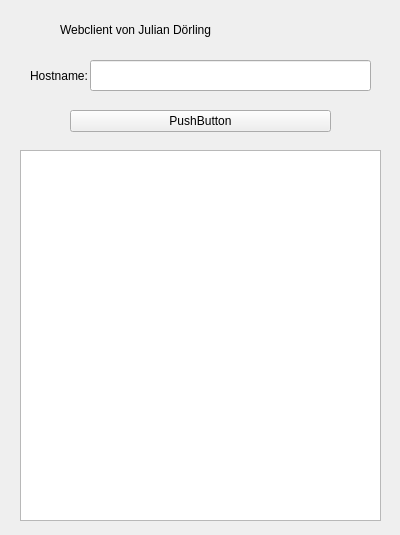
<?xml version="1.0" encoding="UTF-8"?>
<ui version="4.0">
 <class>Webclient</class>
 <widget class="QWidget" name="Webclient">
  <property name="geometry">
   <rect>
    <x>0</x>
    <y>0</y>
    <width>400</width>
    <height>535</height>
   </rect>
  </property>
  <property name="windowTitle">
   <string>Webclient</string>
  </property>
  <widget class="QTextBrowser" name="_textbox">
   <property name="geometry">
    <rect>
     <x>20</x>
     <y>150</y>
     <width>361</width>
     <height>371</height>
    </rect>
   </property>
  </widget>
  <widget class="QPushButton" name="_go">
   <property name="geometry">
    <rect>
     <x>70</x>
     <y>110</y>
     <width>261</width>
     <height>22</height>
    </rect>
   </property>
   <property name="text">
    <string>PushButton</string>
   </property>
  </widget>
  <widget class="QLabel" name="label">
   <property name="geometry">
    <rect>
     <x>30</x>
     <y>60</y>
     <width>61</width>
     <height>31</height>
    </rect>
   </property>
   <property name="text">
    <string>Hostname:</string>
   </property>
  </widget>
  <widget class="QLabel" name="label_2">
   <property name="geometry">
    <rect>
     <x>60</x>
     <y>20</y>
     <width>281</width>
     <height>20</height>
    </rect>
   </property>
   <property name="text">
    <string>Webclient von Julian Dörling</string>
   </property>
  </widget>
  <widget class="QLineEdit" name="_hostname">
   <property name="geometry">
    <rect>
     <x>90</x>
     <y>60</y>
     <width>281</width>
     <height>31</height>
    </rect>
   </property>
  </widget>
 </widget>
 <layoutdefault spacing="6" margin="11"/>
 <resources/>
 <connections/>
</ui>
